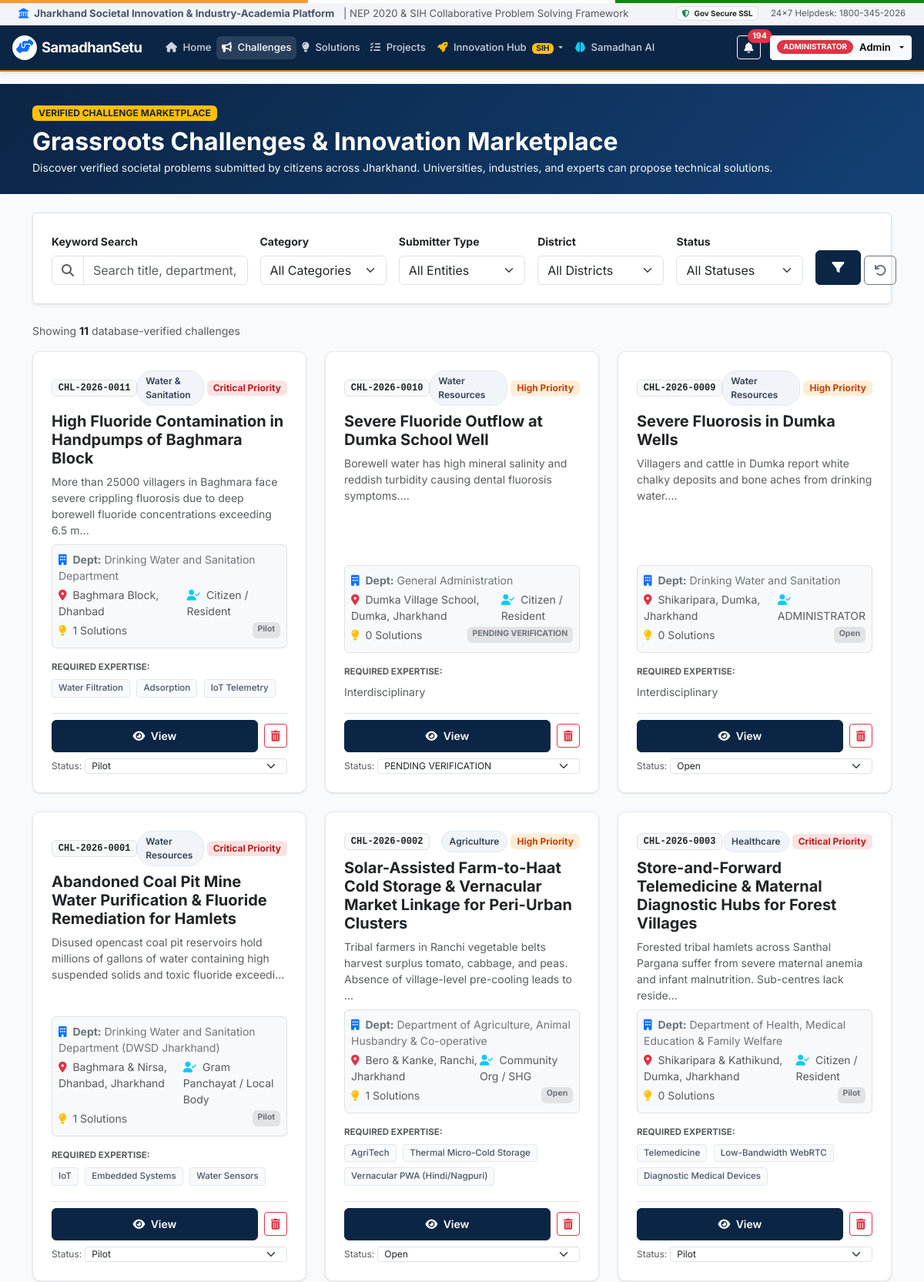
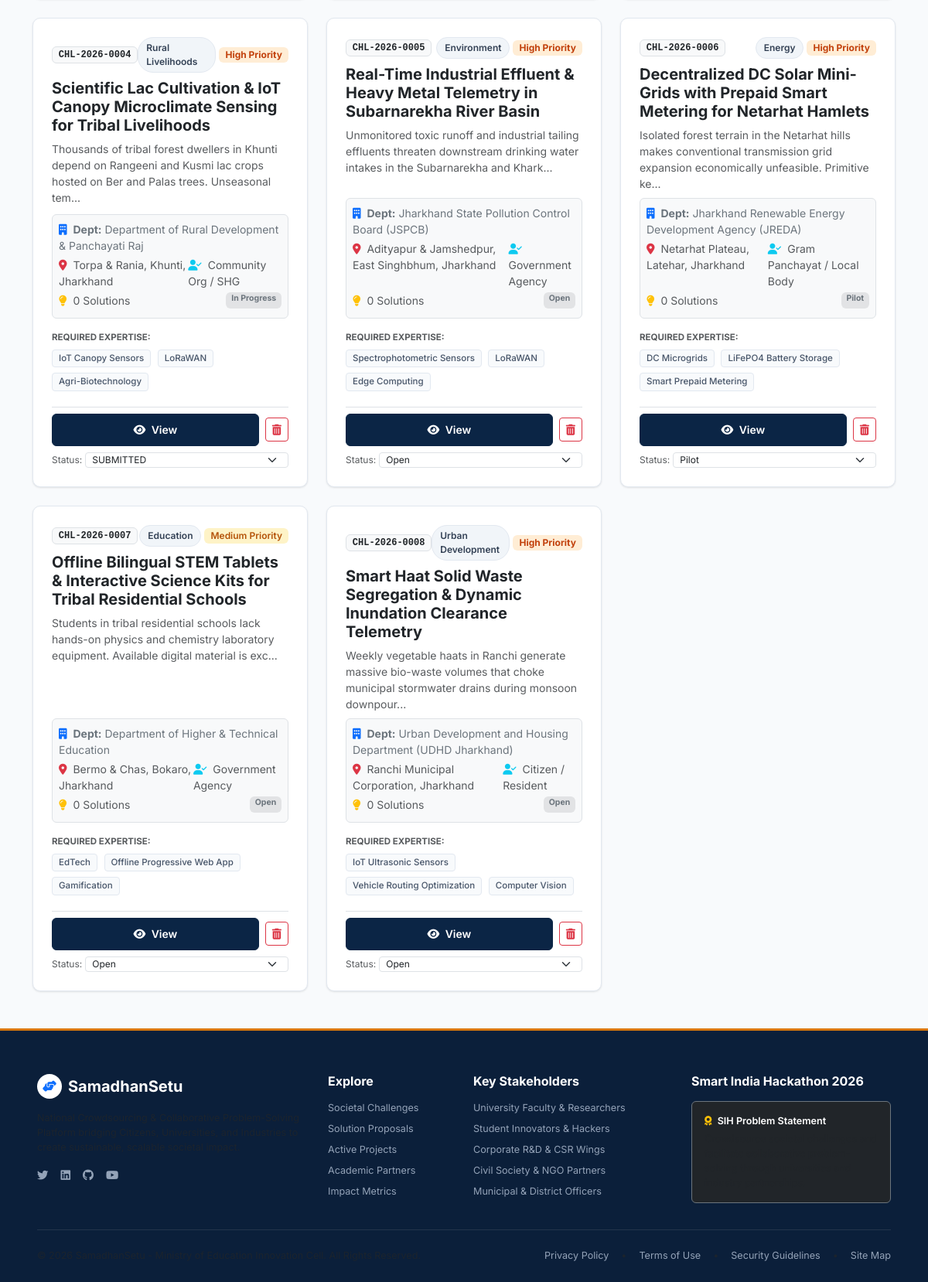
Page /challenges (signed in) on the committed database (2 pictures, top to bottom).
### app.py (models this page shows, shortened)
class Challenge(db.Model):
    __tablename__ = 'challenges'
    id = db.Column(db.Integer, primary_key=True)
    title = db.Column(db.String(250), nullable=False)
    description = db.Column(db.Text, nullable=False)
    category = db.Column(db.String(80), nullable=False)
    department = db.Column(db.String(150), nullable=False, default='General Administration')
    location = db.Column(db.String(150), nullable=False)
    priority = db.Column(db.String(30), nullable=False, default='Medium') # Low, Medium, High, Critical
    status = db.Column(db.String(50), default='Open') # Open, Under Review, Verified, In Progress, Pilot, Implemented, Closed
    created_date = db.Column(db.DateTime, default=datetime.utcnow)
    deadline = db.Column(db.DateTime, nullable=True)
    organization = db.Column(db.String(200), nullable=False, default='Municipal Corporation')
    required_skills = db.Column(db.Text, nullable=True)
    submitter_type = db.Column(db.String(100), default='Citizen / Resident')
    district = db.Column(db.String(100), default='Ranchi')
    block = db.Column(db.String(100), nullable=True)
    media_url = db.Column(db.String(255), nullable=True)
    document_url = db.Column(db.String(255), nullable=True)
    assigned_university = db.Column(db.String(200), nullable=True)
    nep_aligned = db.Column(db.Boolean, default=True)
    expected_solution_type = db.Column(db.String(100), default='Software / Hardware Prototype')
    affected_population = db.Column(db.String(200), default='General Community')
    people_affected_count = db.Column(db.Integer, default=10000)
    existing_solutions = db.Column(db.Text, nullable=True)
    shortcomings = db.Column(db.Text, nullable=True)
    required_technology = db.Column(db.Text, nullable=True)
    expected_outcome = db.Column(db.Text, nullable=True)
    ai_impact_score = db.Column(db.Integer, default=85)
    views_count = db.Column(db.Integer, default=240)
    followers_count = db.Column(db.Integer, default=28)
    created_by_id = db.Column(db.Integer, db.ForeignKey('users.id'), nullable=True)
    submitter_aadhaar_masked = db.Column(db.String(30), nullable=True)
    submitter_phone = db.Column(db.String(30), nullable=True)
    solutions = db.relationship('Solution', backref='challenge', lazy=True, cascade='all, delete-orphan')
    projects = db.relationship('Project', backref='challenge', lazy=True)
    invitations = db.relationship('TeamInvitation', backref='challenge', lazy=True, cascade='all, delete-orphan')
    problem_dna = db.relationship('ProblemDNA', backref='challenge', uselist=False, lazy=True, cascade='all, delete-orphan')
    @property
    def code(self):
        return f"CHL-2026-{self.id:04d}"
    @property
    def severity(self):
        return self.priority
    @property
    def created_at(self):
        return self.created_date

### app.py (the view, shortened to what this page needs)
@app.route('/challenges')
def challenges():
    user = get_current_user()
    is_admin = (user and user.user_type == 'ADMINISTRATOR')
    query_text = request.args.get('q', '').strip()
    category_filter = request.args.get('category', '').strip()
    department_filter = request.args.get('department', '').strip()
    status_filter = request.args.get('status', '').strip()
    priority_filter = request.args.get('priority', '').strip()
    location_filter = request.args.get('location', '').strip()
    submitter_type_filter = request.args.get('submitter_type', '').strip()
    district_filter = request.args.get('district', '').strip()
    query = Challenge.query
    if not is_admin:
        query = query.filter(Challenge.status.in_([
            'APPROVED', 'VERIFIED', 'Verified', 'Open', 'In Progress', 'Pilot', 'Implemented', 'Completed'
        ]))
    if category_filter and category_filter != 'All':
        query = query.filter(Challenge.category == category_filter)
    if department_filter and department_filter != 'All':
        query = query.filter(Challenge.department == department_filter)
    if status_filter and status_filter != 'All':
        query = query.filter(Challenge.status == status_filter)
    if priority_filter and priority_filter != 'All':
        query = query.filter(Challenge.priority == priority_filter)
    if submitter_type_filter and submitter_type_filter != 'All':
        query = query.filter(Challenge.submitter_type == submitter_type_filter)
    if district_filter and district_filter != 'All':
        query = query.filter((Challenge.district == district_filter) | (Challenge.location.ilike(f"%{district_filter}%")))
    if location_filter:
        query = query.filter(Challenge.location.ilike(f"%{location_filter}%"))
    challenges_list = deduplicate_challenges(query.order_by(Challenge.created_date.desc()).all())
    return render_template('challenges.html',
        challenges=challenges_list,
        query_text=query_text,
        category_filter=category_filter,
        department_filter=department_filter,
        status_filter=status_filter,
        priority_filter=priority_filter,
        location_filter=location_filter,
        submitter_type_filter=submitter_type_filter,
        district_filter=district_filter,
        all_submitter_types=SUBMITTER_TYPES,
        all_districts=JHARKHAND_DISTRICTS,
        is_admin=is_admin
    )

### templates/challenges.html (shortened to what this page needs)
{% extends "base.html" %}
{% block content %}
<div class="bg-primary text-white py-4 mb-4" style="background: linear-gradient(135deg, #0b2545 0%, #134074 100%);">
    <div class="container">
        <div class="d-flex flex-column flex-md-row justify-content-between align-items-md-center gap-3">
            <div>
                <span class="badge bg-warning text-dark text-uppercase px-2 py-1 mb-2 fw-bold">Verified Challenge Marketplace</span>
                <h2 class="fw-bold mb-1">Grassroots Challenges & Innovation Marketplace</h2>
                <p class="text-light opacity-90 small mb-0">Discover verified societal problems submitted by citizens across Jharkhand. Universities, industries, and experts can propose technical solutions.</p>
            </div>
        </div>
    </div>
</div>
<div class="container mb-5">
    <div class="card border shadow-sm mb-4">
        <div class="card-body p-3 p-md-4">
            <form method="GET" action="{{ url_for('challenges') }}">
                <div class="row g-3">
                    <div class="col-lg-3">
                        <label class="form-label small fw-bold text-dark">Keyword Search</label>
                        <div class="input-group">
                            <span class="input-group-text bg-white"><i class="fas fa-search text-muted"></i></span>
                            <input type="text" name="q" class="form-control" placeholder="Search title, department, skills..." value="{{ query_text or '' }}">
                        </div>
                    </div>
                    <div class="col-md-3 col-lg-2">
                        <label class="form-label small fw-bold text-dark">Category</label>
                        <select name="category" class="form-select">
                            <option value="All">All Categories</option>
                        </select>
                    </div>
                    <div class="col-md-3 col-lg-2">
                        <label class="form-label small fw-bold text-dark">Submitter Type</label>
                        <select name="submitter_type" class="form-select">
                            <option value="All">All Entities</option>
                        </select>
                    </div>
                    <div class="col-md-3 col-lg-2">
                        <label class="form-label small fw-bold text-dark">District</label>
                        <select name="district" class="form-select">
                            <option value="All">All Districts</option>
                        </select>
                    </div>
                    <div class="col-md-3 col-lg-2">
                        <label class="form-label small fw-bold text-dark">Status</label>
                        <select name="status" class="form-select">
                            <option value="All">All Statuses</option>
                        </select>
                    </div>
                    <div class="col-md-3 col-lg-1 d-flex align-items-end gap-1">
                        <button type="submit" class="btn btn-primary-gov w-100" title="Apply Filters">
                            <i class="fas fa-filter"></i>
                        </button>
                        <a href="{{ url_for('challenges') }}" class="btn btn-outline-secondary" title="Reset Filters">
                            <i class="fas fa-undo"></i>
                        </a>
                    </div>
                </div>
            </form>
        </div>
    </div>
    <div class="d-flex justify-content-between align-items-center mb-3">
        <div class="text-muted small">
            Showing <strong class="text-dark">{{ challenges|length }}</strong> database-verified challenges
        </div>
    </div>
    <div class="row g-4" id="challengesContainer">
        {% if challenges %}
            {% set seen_c_keys = [] %}
            {% for c in challenges %}
            {% set c_key = (c.id|string) ~ '_' ~ (c.title|trim|lower) %}
            {% if c_key not in seen_c_keys %}
            {% set _ = seen_c_keys.append(c_key) %}
            <div class="col-md-6 col-lg-4 challenge-item-card">
                <div class="challenge-card h-100">
                    <div class="d-flex justify-content-between align-items-center mb-2">
                        <span class="badge bg-light text-dark border font-monospace">{{ c.code }}</span>
                        <div class="d-flex align-items-center gap-1">
                            <span class="badge-category">{{ c.category }}</span>
                            <span class="badge badge-severity-{{ c.priority.lower() }} px-2 py-1 rounded">
                                {{ c.priority }} Priority
                            </span>
                        </div>
                    </div>
                    <h5 class="fw-bold text-dark mb-2">
                        <a href="{{ url_for('challenge_detail', challenge_id=c.id) }}" class="text-decoration-none text-dark hover-primary">
                            {{ c.title }}
                        </a>
                    </h5>
                    <p class="text-muted small flex-grow-1 mb-2">
                        {{ c.description[:130] }}...
                    </p>
                    <div class="p-2 rounded bg-light border mb-3 small">
                        <div class="text-secondary mb-1">
                            <i class="fas fa-building text-primary me-1"></i> <strong>Dept:</strong> {{ c.department }}
                        </div>
                        <div class="d-flex justify-content-between text-muted mb-1">
                            <span><i class="fas fa-map-marker-alt text-danger me-1"></i> {{ c.location }}</span>
                            <span><i class="fas fa-user-check text-info me-1"></i> {{ c.submitter_type or 'Citizen' }}</span>
                        </div>
                        <div class="d-flex justify-content-between text-muted mb-1">
                            <span><i class="fas fa-lightbulb text-warning me-1"></i> {{ c.solutions|length }} Solutions</span>
                            {% if c.status in ['APPROVED', 'VERIFIED'] %}
                                <span class="badge bg-success"><i class="fas fa-check-circle me-1"></i> VERIFIED</span>
                            {% else %}
                                <span class="badge bg-secondary-subtle text-secondary">{{ c.status }}</span>
                            {% endif %}
                        </div>
                    </div>
                    <div class="mb-3">
                        <div class="text-muted small mb-1 fw-bold" style="font-size: 0.72rem;">REQUIRED EXPERTISE:</div>
                        <div>
                            {% if c.required_skills %}
                                {% for skill in c.required_skills.split(',')[:3] %}
                                    <span class="skill-tag">{{ skill.strip() }}</span>
                                {% endfor %}
                            {% else %}
                                <span class="text-muted small">Interdisciplinary</span>
                            {% endif %}
                        </div>
                    </div>
                    <div class="pt-2 border-top mt-auto">
                        {% if session.get('user_role') == 'ADMINISTRATOR' or is_admin %}
                        <div class="d-flex justify-content-between align-items-center mb-2">
                            <a href="{{ url_for('challenge_detail', challenge_id=c.id) }}" class="btn btn-sm btn-primary-gov flex-grow-1 me-2">
                                <i class="fas fa-eye me-1"></i> View
                            </a>
                            <form method="POST" action="{{ url_for('delete_challenge', challenge_id=c.id) }}" onsubmit="return confirm('Are you sure you want to delete this challenge permanently from the database?');" class="d-inline">
                                <button type="submit" class="btn btn-sm btn-outline-danger" title="Delete Challenge">
                                    <i class="fas fa-trash-alt"></i>
                                </button>
                            </form>
                        </div>
                        <form method="POST" action="{{ url_for('update_challenge_status', challenge_id=c.id) }}" class="d-flex gap-1 align-items-center">
                            <span class="small text-muted" style="font-size: 0.75rem;">Status:</span>
                            <select name="status" class="form-select form-select-sm py-0" style="font-size: 0.75rem;" onchange="this.form.submit()">
                                {% for st in all_statuses %}
                                    <option value="{{ st }}" {% if c.status == st %}selected{% endif %}>{{ st }}</option>
                                {% endfor %}
                            </select>
                        </form>
                        {% endif %}
                    </div>
                </div>
            </div>
            {% endif %}
            {% endfor %}
        {% endif %}
    </div>
</div>
{% endblock %}

### rows in the picture
Challenge: code "CHL-2026-0011", category "Water & Sanitation", priority "Critical", title "High Fluoride Contamination in Handpumps of Baghmara Block", description "More than 25000 villagers in Baghmara face severe crippling fluorosis due to deep borewell fluoride concentrations exceeding 6.5 m", department "Drinking Water and Sanitation Department", location "Baghmara Block, Dhanbad", submitter_type "Citizen / Resident", solutions|length "1", status "Pilot", strip "Water Filtration" "Adsorption" "IoT Telemetry"
Challenge: code "CHL-2026-0010", category "Water Resources", priority "High", title "Severe Fluoride Outflow at Dumka School Well", description "Borewell water has high mineral salinity and reddish turbidity causing dental fluorosis symptoms.", department "General Administration", location "Dumka Village School, Dumka, Jharkhand", submitter_type "Citizen / Resident", solutions|length "0", status "PENDING VERIFICATION", shows "Interdisciplinary"
Challenge: code "CHL-2026-0009", category "Water Resources", priority "High", title "Severe Fluorosis in Dumka Wells", description "Villagers and cattle in Dumka report white chalky deposits and bone aches from drinking water.", department "Drinking Water and Sanitation", location "Shikaripara, Dumka, Jharkhand", submitter_type "ADMINISTRATOR", solutions|length "0", status "Open", required_skills "Interdisciplinary"
Challenge: code "CHL-2026-0001", category "Water Resources", priority "Critical", title "Abandoned Coal Pit Mine Water Purification & Fluoride Remediation for Hamlets", description "Disused opencast coal pit reservoirs hold millions of gallons of water containing high suspended solids and toxic fluoride exceedi", department "Drinking Water and Sanitation Department (DWSD Jharkhand)", location "Baghmara & Nirsa, Dhanbad, Jharkhand", submitter_type "Gram Panchayat / Local Body", solutions|length "1", status "Pilot", strip "IoT" "Embedded Systems" "Water Sensors"
Challenge: code "CHL-2026-0002", category "Agriculture", priority "High", title "Solar-Assisted Farm-to-Haat Cold Storage & Vernacular Market Linkage for Peri-Urban Clusters", description "Tribal farmers in Ranchi vegetable belts harvest surplus tomato, cabbage, and peas. Absence of village-level pre-cooling leads to", department "Department of Agriculture, Animal Husbandry & Co-operative", location "Bero & Kanke, Ranchi, Jharkhand", submitter_type "Community Org / SHG", solutions|length "1", status "Open", strip "AgriTech" "Thermal Micro-Cold Storage" "Vernacular PWA (Hindi/Nagpuri)"
Challenge: code "CHL-2026-0003", category "Healthcare", priority "Critical", title "Store-and-Forward Telemedicine & Maternal Diagnostic Hubs for Forest Villages", description "Forested tribal hamlets across Santhal Pargana suffer from severe maternal anemia and infant malnutrition. Sub-centres lack reside", department "Department of Health, Medical Education & Family Welfare", location "Shikaripara & Kathikund, Dumka, Jharkhand", submitter_type "Citizen / Resident", solutions|length "0", status "Pilot", strip "Telemedicine" "Low-Bandwidth WebRTC" "Diagnostic Medical Devices"
Challenge: code "CHL-2026-0004", category "Rural Livelihoods", priority "High", title "Scientific Lac Cultivation & IoT Canopy Microclimate Sensing for Tribal Livelihoods", description "Thousands of tribal forest dwellers in Khunti depend on Rangeeni and Kusmi lac crops hosted on Ber and Palas trees. Unseasonal tem", department "Department of Rural Development & Panchayati Raj", location "Torpa & Rania, Khunti, Jharkhand", submitter_type "Community Org / SHG", solutions|length "0", status "In Progress", strip "IoT Canopy Sensors" "LoRaWAN" "Agri-Biotechnology"
Challenge: code "CHL-2026-0005", category "Environment", priority "High", title "Real-Time Industrial Effluent & Heavy Metal Telemetry in Subarnarekha River Basin", description "Unmonitored toxic runoff and industrial tailing effluents threaten downstream drinking water intakes in the Subarnarekha and Khark", department "Jharkhand State Pollution Control Board (JSPCB)", location "Adityapur & Jamshedpur, East Singhbhum, Jharkhand", submitter_type "Government Agency", solutions|length "0", status "Open", strip "Spectrophotometric Sensors" "LoRaWAN" "Edge Computing"
Challenge: code "CHL-2026-0006", category "Energy", priority "High", title "Decentralized DC Solar Mini-Grids with Prepaid Smart Metering for Netarhat Hamlets", description "Isolated forest terrain in the Netarhat hills makes conventional transmission grid expansion economically unfeasible. Primitive ke", department "Jharkhand Renewable Energy Development Agency (JREDA)", location "Netarhat Plateau, Latehar, Jharkhand", submitter_type "Gram Panchayat / Local Body", solutions|length "0", status "Pilot", strip "DC Microgrids" "LiFePO4 Battery Storage" "Smart Prepaid Metering"
Challenge: code "CHL-2026-0007", category "Education", priority "Medium", title "Offline Bilingual STEM Tablets & Interactive Science Kits for Tribal Residential Schools", description "Students in tribal residential schools lack hands-on physics and chemistry laboratory equipment. Available digital material is exc", department "Department of Higher & Technical Education", location "Bermo & Chas, Bokaro, Jharkhand", submitter_type "Government Agency", solutions|length "0", status "Open", strip "EdTech" "Offline Progressive Web App" "Gamification"
Challenge: code "CHL-2026-0008", category "Urban Development", priority "High", title "Smart Haat Solid Waste Segregation & Dynamic Inundation Clearance Telemetry", description "Weekly vegetable haats in Ranchi generate massive bio-waste volumes that choke municipal stormwater drains during monsoon downpour", department "Urban Development and Housing Department (UDHD Jharkhand)", location "Ranchi Municipal Corporation, Jharkhand", submitter_type "Citizen / Resident", solutions|length "0", status "Open", strip "IoT Ultrasonic Sensors" "Vehicle Routing Optimization" "Computer Vision"

### other values in the picture
{{ unread_count }} "194"
{{ challenges|length }} "11"
form field status "SUBMITTED"
